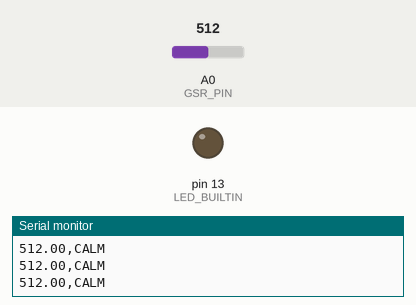
Recording of a sketch running on a simulated Arduino Uno, built with avr-gcc and run on an emulated ATmega328P. Parts: output pins drawn as LEDs (lit = HIGH), the last lines printed to the serial monitor. The inputs (shaded band) are chosen by the test bench; at power-on: A0 (GSR_PIN) = 512.

Above: at 7.5 s.
7.6 s: A0 (GSR_PIN) set to 496
10.6 s: A0 (GSR_PIN) set to 306
At 11.9 s:
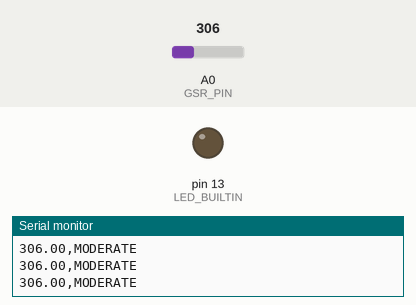
12.2 s: A0 (GSR_PIN) set to 278
At 13.88 s:
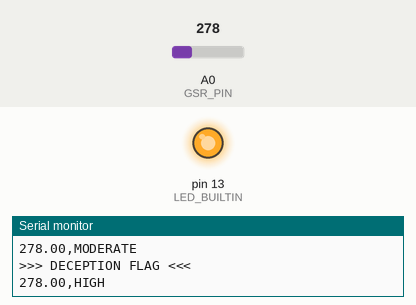
15.2 s: A0 (GSR_PIN) set to 252
At 18.2 s:
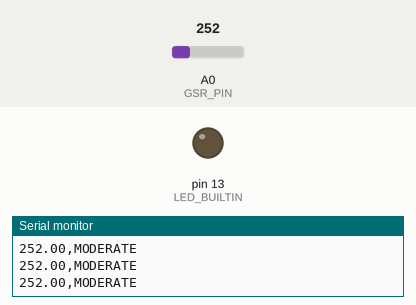
Timing chart, 0 to 19.2 s (numbered marks = the images above; inputs shaded):
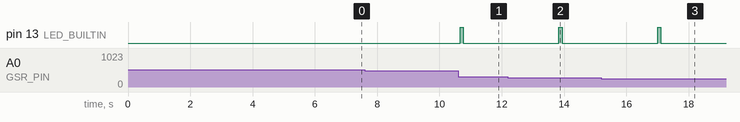

The sketch:

gsr_sensor2.ino
```cpp
/*
 * Grove GSR Sensor - Lie Detection Monitor
 * =========================================
 * Sensor: Grove GSR (SKU 101020052) — SIG pin → A0
 *
 * ── YOUR SENSOR'S BEHAVIOUR ──────────────────────────────────────────────────
 * Resting baseline:  ~200–400 ADC
 * Stress response:   value DROPS (potentiometer tuned high, inverts signal)
 *
 *   LOWER value  →  more sweat  →  more stress / arousal / potential deception
 *   HIGHER value →  calmer / drier skin
 *
 * ── DETECTION STRATEGY ───────────────────────────────────────────────────────
 * Problem with a static baseline: skin drifts slowly over a session, so after
 * a few minutes the baseline is stale and deltas become meaningless.
 *
 * Solution: ROLLING BASELINE using exponential moving average (EMA).
 * The baseline slowly tracks natural drift (time constant ~30 s) but cannot
 * follow a sudden stress spike — so genuine reactions stand out clearly.
 *
 * Two independent detectors, both must trigger for a HIGH flag:
 *
 *   1. SPIKE detector  — did the value drop ≥ SPIKE_THRESH points within the
 *                        last SPIKE_WINDOW samples? Catches the initial burst.
 *
 *   2. SUSTAINED detector — has the value stayed ≥ SUSTAIN_THRESH below the
 *                           rolling baseline for ≥ SUSTAIN_SAMPLES in a row?
 *                           Separates a real response from a cough/fidget.
 *
 * Requiring BOTH filters out false positives from physical movement.
 *
 * ── WIRING ───────────────────────────────────────────────────────────────────
 *   Grove SIG  → A0
 *   Grove VCC  → 5V (or 3.3V)
 *   Grove GND  → GND
 *   Finger straps on index + middle finger, same hand
 */

// ── Pin & sampling ────────────────────────────────────────────────────────────
const int   GSR_PIN       = A0;
const int   SAMPLE_COUNT  = 8;     // readings averaged per tick (noise filter)
const int   LOOP_MS       = 100;   // tick rate = 10 Hz

// ── Rolling baseline (EMA) ────────────────────────────────────────────────────
// Alpha controls how fast baseline follows drift.
// 0.005 ≈ 30-second time constant at 10 Hz — slow enough to ignore stress spikes,
// fast enough to handle natural skin drift over a session.
const float EMA_ALPHA     = 0.005f;

// ── Spike detector ────────────────────────────────────────────────────────────
// Look back SPIKE_WINDOW ticks (2 s) for a drop of ≥ SPIKE_THRESH raw units.
// Hyperventilating drops ~100 pts; a lie response is typically 15–40 pts.
const int   SPIKE_WINDOW  = 20;    // ticks to look back  (20 × 100ms = 2 s)
const float SPIKE_THRESH  = 18.0f; // minimum drop in raw ADC to call a spike
                                   // ↑ raise if too many false positives
                                   // ↓ lower if real responses are being missed

// ── Sustained detector ────────────────────────────────────────────────────────
// Must stay ≥ SUSTAIN_THRESH below rolling baseline for ≥ SUSTAIN_SAMPLES ticks.
const float SUSTAIN_THRESH   = 15.0f; // raw ADC below baseline
const int   SUSTAIN_SAMPLES  = 15;    // must hold for 1.5 s (15 × 100ms)

// ── State ─────────────────────────────────────────────────────────────────────
float rollingBaseline  = -1.0f;   // initialised on first reading
float recentBuf[20];              // circular buffer for spike window
int   bufIndex         = 0;
bool  bufFull          = false;
int   sustainCount     = 0;       // consecutive ticks below threshold
bool  spikeActive      = false;
bool  sustainActive    = false;
int   flagCooldown     = 0;       // ticks before next HIGH flag can fire
const int FLAG_COOLDOWN_TICKS = 30; // 3 s cooldown between flags

// ── Read smoothed value ───────────────────────────────────────────────────────
float readGSR() {
  long sum = 0;
  for (int i = 0; i < SAMPLE_COUNT; i++) {
    sum += analogRead(GSR_PIN);
    delayMicroseconds(500);
  }
  return (float)sum / SAMPLE_COUNT;
}

// ── Calibrate: seed the rolling baseline ─────────────────────────────────────
void calibrate() {
  Serial.println("=== CALIBRATION: sit still, breathe normally ===");
  long total = 0;
  for (int i = 0; i < 50; i++) {          // 5 seconds at 10 Hz
    total += (long)readGSR();
    delay(LOOP_MS);
  }
  rollingBaseline = (float)total / 50.0f;
  // Pre-fill spike buffer with baseline so first ticks don't false-fire
  for (int i = 0; i < SPIKE_WINDOW; i++) recentBuf[i] = rollingBaseline;
  bufIndex = 0; bufFull = true;

  Serial.print("Baseline: ");
  Serial.println(rollingBaseline);
  Serial.println("=================================================");
  Serial.println("ts_ms,raw,rolling_baseline,drop_from_baseline,spike,sustained,level");
}

// ── Setup ─────────────────────────────────────────────────────────────────────
void setup() {
  Serial.begin(9600);
  pinMode(LED_BUILTIN, OUTPUT);
  digitalWrite(LED_BUILTIN, LOW);
  Serial.println("Grove GSR - Lie Detection Monitor");
  delay(1000);
  calibrate();
}

// ── Main loop ─────────────────────────────────────────────────────────────────
void loop() {
  float raw = readGSR();

  // ── 1. Update rolling baseline (EMA) ──────────────────────────────────────
  // Only update if value is ABOVE (calmer than) or very close to baseline.
  // This prevents a stress dip from dragging the baseline down with it.
  if (raw >= rollingBaseline - SUSTAIN_THRESH) {
    rollingBaseline = (EMA_ALPHA * raw) + ((1.0f - EMA_ALPHA) * rollingBaseline);
  }

  // ── 2. Spike detector ─────────────────────────────────────────────────────
  // Store in circular buffer
  recentBuf[bufIndex] = raw;
  bufIndex = (bufIndex + 1) % SPIKE_WINDOW;
  if (bufIndex == 0) bufFull = true;

  // Find max value in the window (the "recent calm" reference)
  float windowMax = raw;
  int len = bufFull ? SPIKE_WINDOW : bufIndex;
  for (int i = 0; i < len; i++) {
    if (recentBuf[i] > windowMax) windowMax = recentBuf[i];
  }
  float spikeDrop = windowMax - raw;
  spikeActive = (spikeDrop >= SPIKE_THRESH);

  // ── 3. Sustained detector ─────────────────────────────────────────────────
  float dropFromBaseline = rollingBaseline - raw;  // positive = below baseline
  if (dropFromBaseline >= SUSTAIN_THRESH) {
    sustainCount++;
  } else {
    sustainCount = 0;
  }
  sustainActive = (sustainCount >= SUSTAIN_SAMPLES);

  // ── 4. Classify ───────────────────────────────────────────────────────────
  String level = "CALM";
  if      (spikeActive && sustainActive && flagCooldown == 0) level = "HIGH";
  else if (sustainActive)                                      level = "MODERATE";
  else if (spikeActive)                                        level = "MILD";

  // ── 5. LED + cooldown ─────────────────────────────────────────────────────
  if (level == "HIGH") {
    digitalWrite(LED_BUILTIN, HIGH);
    flagCooldown = FLAG_COOLDOWN_TICKS;
    Serial.println(">>> DECEPTION FLAG <<<");
  } else {
    digitalWrite(LED_BUILTIN, LOW);
  }
  if (flagCooldown > 0) flagCooldown--;

  // ── 6. Serial output (CSV for Serial Plotter or Python) ───────────────────
 // Serial.print(millis());      Serial.print(",");
  Serial.print(raw);           Serial.print(",");
  //Serial.print(rollingBaseline); Serial.print(",");
  //Serial.print(dropFromBaseline); Serial.print(",");
  //Serial.print(spikeActive ? 1 : 0); Serial.print(",");
  //Serial.print(sustainActive ? 1 : 0); Serial.print(",");
  Serial.println(level);

  delay(LOOP_MS);
}

/*
 * ── TUNING GUIDE ─────────────────────────────────────────────────────────────
 *
 * Getting too many false positives (flags when calm)?
 *   → Raise SPIKE_THRESH  (try 25–35)
 *   → Raise SUSTAIN_THRESH (try 20–25)
 *   → Raise SUSTAIN_SAMPLES (try 20 → 2 seconds)
 *
 * Missing real responses (no flag when lying)?
 *   → Lower SPIKE_THRESH  (try 12–15)
 *   → Lower SUSTAIN_THRESH (try 10)
 *   → Lower SUSTAIN_SAMPLES (try 10 → 1 second)
 *
 * Baseline drifting too fast (adapting to stress)?
 *   → Lower EMA_ALPHA (try 0.002)
 *
 * Baseline drifting too slow (stale after moving sensor)?
 *   → Raise EMA_ALPHA (try 0.01)
 *
 * ── CONTROL QUESTION PROTOCOL ────────────────────────────────────────────────
 * Always run this before testing for lies:
 *
 *  1. Ask 3 questions the subject MUST answer truthfully (name, birthday, etc.)
 *     Watch the drop magnitude — this is their "truth baseline response"
 *
 *  2. Ask 1 question they MUST lie about (pre-arranged)
 *     Note the drop — this is their personal lie signature
 *
 *  3. Now calibrate SPIKE_THRESH to sit between those two values.
 *     Every person is different. Don't skip this step.
 *
 * ── READING THE CSV ──────────────────────────────────────────────────────────
 *  ts_ms              — milliseconds since startup
 *  raw                — smoothed ADC reading (lower = more stress for your sensor)
 *  rolling_baseline   — slow-moving personal normal
 *  drop_from_baseline — how far below baseline right now (positive = stressed)
 *  spike              — 1 if sudden drop detected in last 2 s
 *  sustained          — 1 if held below threshold for 1.5 s
 *  level              — CALM / MILD / MODERATE / HIGH
 *
 * NOTE: Not a medical device. GSR measures arousal, not deception specifically.
 */
```

Measured:
- the behaviour switches between 289 and 288 on A0 (GSR_PIN) (found by bisection; images 1 and 2)
- the behaviour switches between 261 and 260 on A0 (GSR_PIN) (found by bisection; images 2 and 3)
- after the input at 10.6 s, pin 13 (LED_BUILTIN): LOW → HIGH after 0.06 s, → LOW 0.11 s later
- after the input at 12.2 s, pin 13 (LED_BUILTIN): LOW → HIGH after 1.6 s, → LOW 0.11 s later
- after the input at 15.2 s, pin 13 (LED_BUILTIN): LOW → HIGH after 1.8 s, → LOW 0.11 s later
